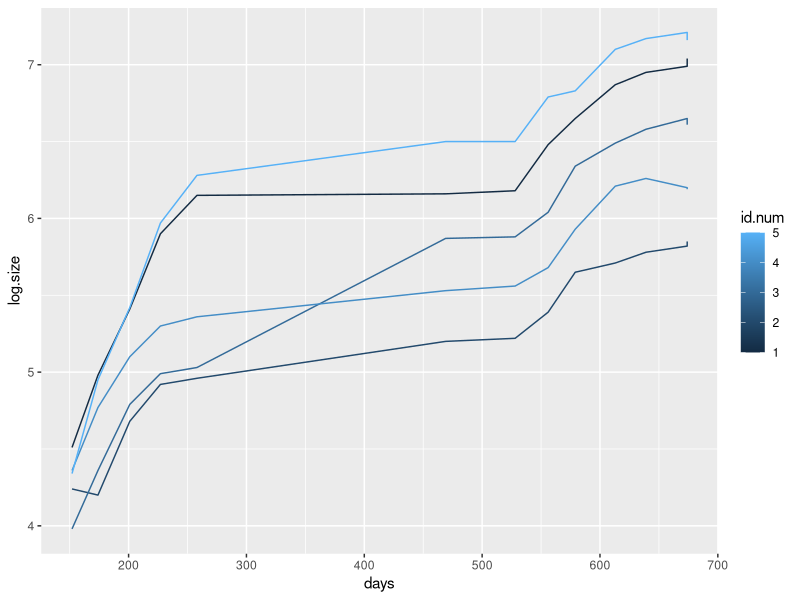
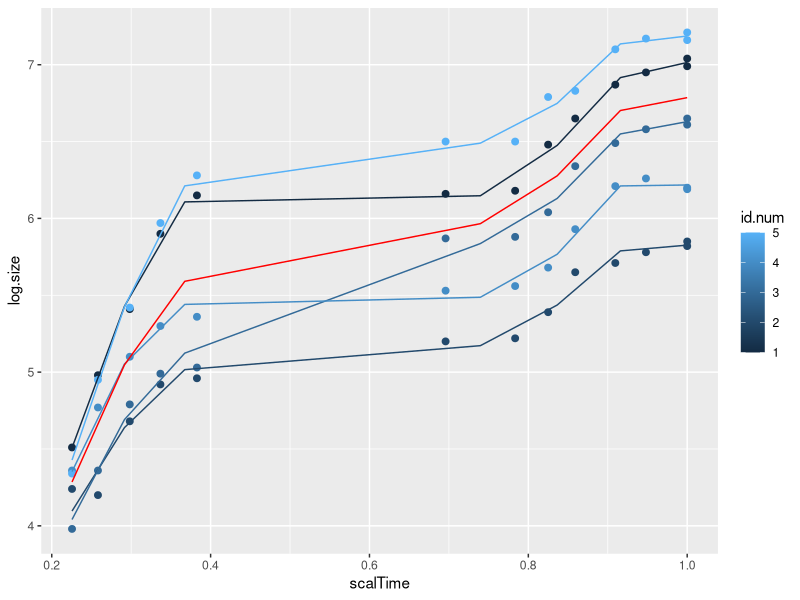

Write R code to recreate these figures, in order.
rm(list = ls())
library(nlme)
library(ggplot2)
sitka <- read.table("data/tsitka.txt", header = T)
ggplot(sitka, aes(days, log.size, group = id.num)) + geom_line(aes(col = id.num))

y <- sitka$log.size
time <- sitka$days
subject <- sitka$id.num
nSubject <- length(unique(subject))
## Set up knots
K <- max(5, min(floor(length(unique(time)) / 4), 40))
knots <- quantile(unique(time), seq(0, 1, length = K + 2))[-c(1, K + 2)]

## Set up design matrices
X <- model.matrix(y ~ time)
Z <- outer(time, knots, "-")
Z <- Z * (Z > 0)
n <- length(y)

popSpline <- rep(1, n)
subLinear <- subject
fit1 <- lme(y ~ time, random = list(popSpline = pdIdent(~ Z - 1),
                                    subLinear = pdIdent(~ 1)))
summary(fit1)

fit2 <- lme(y ~ time, random = list(popSpline = pdIdent(~ Z - 1),
                                    subLinear = pdSymm(~ time)))
summary(fit2)

## Subject specific
scalTime <- time / 674
K <- 5
kSubject <- K
knots <- quantile(unique(scalTime), seq(0, 1, length = K + 2))[-c(1, K + 2)]

X <- model.matrix(y ~ scalTime)
Z <- outer(scalTime, knots, "-")
Z <- Z * (Z > 0)
n <- length(y)

knotsSubject <- quantile(unique(scalTime), seq(0, 1, length = kSubject + 2)
                         )[-c(1, kSubject + 2)]
zSubject <- outer(scalTime, knotsSubject, "-")
zSubject <- zSubject * (zSubject > 0)

pop.level <- factor(rep(1, n))
sub.level <- factor(subject)
fit3 <- lme(fixed = y ~ scalTime,
            random = list(pop.level = pdIdent(~ Z - 1),
                          sub.level = pdBlocked(list(pdSymm(~ scalTime),
                                                     pdIdent(~ zSubject - 1)))))

## Subject specific (same population and individuals splines)
fit4 <- lme(fixed = y ~ scalTime,
            random = list(pop.level = pdIdent(~ Z - 1),
                          sub.level = pdBlocked(list(pdSymm(~ scalTime),
                                                     pdIdent(~ Z - 1)))))

## Calculate prediction
PredictLme <- function(X, beta, Z, u) {
    X <- as.matrix(X)
    beta <- as.matrix(beta)
    Z <- as.matrix(Z)
    u <- as.matrix(u)
    y <- X %*% beta + Z %*% u
    colnames(y) <- rownames(y) <- NULL
    return(y)
}

# Calculate subject specific prediction
new.beta <- t(coef(fit4)[, 1:2])
new.u <- t(coef(fit4)[, -(1:2)])
new.scalTime <- c(min(scalTime), knots, max(scalTime))
new.X <- cbind(1, new.scalTime, deparse.level = 0)
new.Z <- outer(new.scalTime, knots, `-`)
new.Z <- new.Z * (new.Z > 0)
new.y.mat <- PredictLme(new.X, new.beta, new.Z, new.u) # each columm corresponds to prediction of each subject
new.data <- data.frame(log.size = as.vector(new.y.mat),
                       scalTime = rep(new.scalTime, nSubject),
                       id.num = rep(seq(1, nSubject), each = (K + 2)))

# Calculate population prediction
new.pop.beta <- t(coef(fit4, level = 1)[1:2])
new.pop.u <- t(coef(fit4, level = 1)[-(1:2)])
new.pop.y.mat <- PredictLme(new.X, new.pop.beta, new.Z, new.pop.u)
new.pop.data <- data.frame(log.size = as.vector(new.pop.y.mat),
                           scalTime = new.scalTime)

ggplot(mapping = aes(x = scalTime, y = log.size)) +
    geom_point(aes(col = id.num), sitka, size = 2) +
    geom_line(aes(group = id.num, col = id.num), new.data) +
    geom_line(data = new.pop.data, col = 'red')

dims <- rev(fit4$dims$ncol)[-(1:2)]
pop.varcov.idx <- seq(1, length.out = dims["pop.level"] + 1)
sub.varcov.idx <- seq(dims["pop.level"] + 2, length.out = dims["sub.level"] + 1)
pop.varcov <- VarCorr(fit4)[pop.varcov.idx, ]
sub.varcov <- VarCorr(fit4)[sub.varcov.idx, ]


?rmvtgauss.lin
